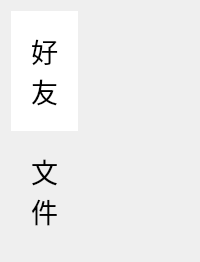
<?xml version="1.0" encoding="UTF-8"?>
<ui version="4.0">
 <class>Index</class>
 <widget class="QWidget" name="Index">
  <property name="windowTitle">
   <string>Form</string>
  </property>
  <layout class="QGridLayout" name="gridLayout">
   <item row="0" column="0">
    <layout class="QHBoxLayout" name="horizontalLayout_2">
     <property name="spacing">
      <number>0</number>
     </property>
     <item>
      <layout class="QHBoxLayout" name="horizontalLayout">
       <item>
        <layout class="QVBoxLayout" name="verticalLayout">
         <property name="spacing">
          <number>0</number>
         </property>
         <item>
          <widget class="QPushButton" name="friend_PB">
           <property name="sizePolicy">
            <sizepolicy hsizetype="Minimum" vsizetype="Expanding">
             <horstretch>0</horstretch>
             <verstretch>0</verstretch>
            </sizepolicy>
           </property>
           <property name="font">
            <font>
             <family>Adobe 宋体 Std L</family>
             <pointsize>20</pointsize>
            </font>
           </property>
           <property name="contextMenuPolicy">
            <enum>Qt::NoContextMenu</enum>
           </property>
           <property name="styleSheet">
            <string notr="true">border:none;background:rgb(255,255,255);;padding:20px;</string>
           </property>
           <property name="text">
            <string>好
友</string>
           </property>
          </widget>
         </item>
         <item>
          <widget class="QPushButton" name="file_PB">
           <property name="sizePolicy">
            <sizepolicy hsizetype="Minimum" vsizetype="Expanding">
             <horstretch>0</horstretch>
             <verstretch>0</verstretch>
            </sizepolicy>
           </property>
           <property name="font">
            <font>
             <family>Adobe 宋体 Std L</family>
             <pointsize>20</pointsize>
            </font>
           </property>
           <property name="styleSheet">
            <string notr="true">border:none;background:rgba(255,255,255,0);padding:20px;</string>
           </property>
           <property name="text">
            <string>文
件</string>
           </property>
          </widget>
         </item>
        </layout>
       </item>
      </layout>
     </item>
     <item>
      <widget class="QStackedWidget" name="stackedWidget">
       <property name="enabled">
        <bool>true</bool>
       </property>
       <widget class="Friend" name="friend_Page"/>
       <widget class="File" name="file_Page"/>
      </widget>
     </item>
    </layout>
   </item>
  </layout>
 </widget>
 <customwidgets>
  <customwidget>
   <class>Friend</class>
   <extends>QWidget</extends>
   <header>friend.h</header>
   <container>1</container>
  </customwidget>
  <customwidget>
   <class>File</class>
   <extends>QWidget</extends>
   <header>file.h</header>
   <container>1</container>
  </customwidget>
 </customwidgets>
 <resources/>
 <connections/>
</ui>
